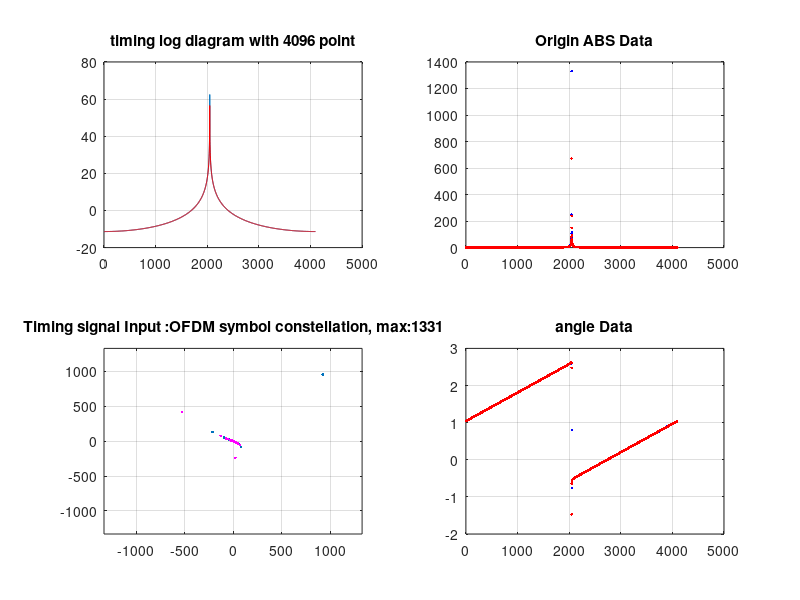

Reproduce this figure in MATLAB.
function log_freq=plot1SymbolConstellation(Ant_view,t_or_f,len,fig_str,ViewAll)
%% plot slot frequency & constellation result
% log_freq=plot1SymbolConstellation(Ant_view,t_or_f,len,fig_str,ViewAll)
% t_or_f:input data is frequency or timing signal,default is t
len_fft=4096;
if nargin==0
    sn=1:len_fft;
    Ant_view=sinc(sn/4096)+1i*exp(1i-sn/2047);
end

if nargin<2
    t_or_f=1;
end

if nargin<3
    len= min(len_fft,length(Ant_view));
end

if nargin<4
    fig_str="Timing signal Input ";
end

if nargin<5
    ViewAll=1;
end

if t_or_f==1
    View0=floor((len_fft-len)/2);
    viewSN=1:2:len;
    viewSN1=View0+viewSN;
    viewSN2=View0+viewSN+1;
else
    viewSN1=1:2:len;
    viewSN2=2:2:len;
end

pos1=1:2:len;
pos2=2:2:len;
%% spectrum
if t_or_f==1
    l=length(Ant_view);
    if l<len_fft
        x=[Ant_view ; zeros(len_fft-l,1)];
    else
        x=Ant_view(1:len_fft);
    end
    AntFreq=fftshift(fft(x));
else
    AntFreq=Ant_view;
end
%% log data;

log_freq=20*log10(abs(AntFreq));

str=sprintf('%s:1 symbol frequency spectrum DB scaled with %d point',fig_str,len);
figure('NumberTitle', 'on', 'Name', str);
if ViewAll==1
    subplot(2,2,1);
end

plot(pos1,log_freq(pos1),'-');
hold;
plot(pos2,log_freq(pos2),'-r');
str=sprintf('timing log diagram with %d point',len);
title(str);
grid on;

%% timing diagram
Scale=max(abs(AntFreq(:)));
if Scale==0
    Scale=1;
end

str=sprintf('%s:1 symbol timing diagram with %d point',fig_str,len);
if ViewAll==1
    subplot(2,2,2);
else
    figure('NumberTitle', 'on', 'Name', str);
    subplot(2,1,1);
end
plot(viewSN1,abs(AntFreq(viewSN1)),'.b');
hold;
plot(viewSN2,abs(AntFreq(viewSN2)),'.r');
str=sprintf('Origin ABS Data');
title(str);
grid on;

if ViewAll==1
    subplot(2,2,4);
else
    figure('NumberTitle', 'on', 'Name', str);
    subplot(2,1,2);
end
plot(viewSN1,angle(AntFreq(viewSN1)),'.b');
hold;
plot(viewSN2,angle(AntFreq(viewSN2)),'.r');
str=sprintf('angle Data');
title(str);
grid on;

%% constellation
str=sprintf('%s:1 symbol Constellation diagram with %d point',fig_str,len);
if ViewAll==1
    subplot(2,2,3);
else
    figure('NumberTitle', 'on', 'Name', str);
end

Id=real(AntFreq);
Qd=imag(AntFreq);

%scatter(Id,Qd);


plot(Id(viewSN1),Qd(viewSN1),'.');
hold;
plot(Id(viewSN2),Qd(viewSN2),'.m');

str=sprintf('%s:OFDM symbol constellation, max:%d',fig_str,ceil(Scale));
title(str);
grid on;
axis([-Scale,Scale,-Scale,Scale]);

